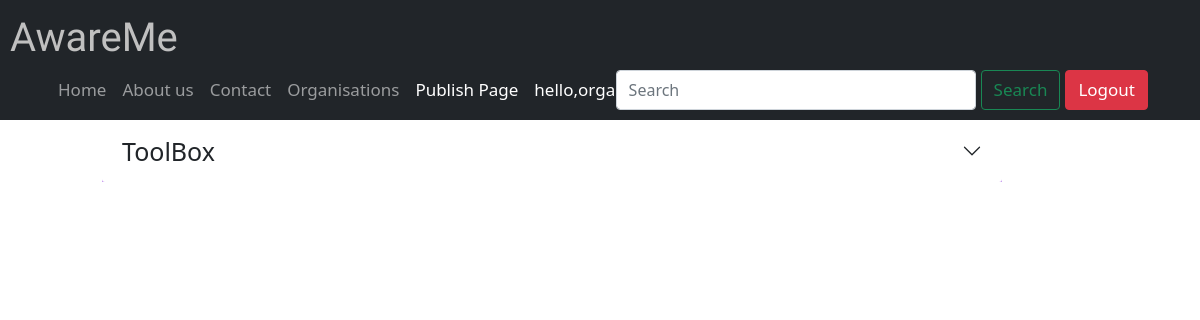
The page /awareme/publishedFeed/ (signed in) on the database as committed earlier.
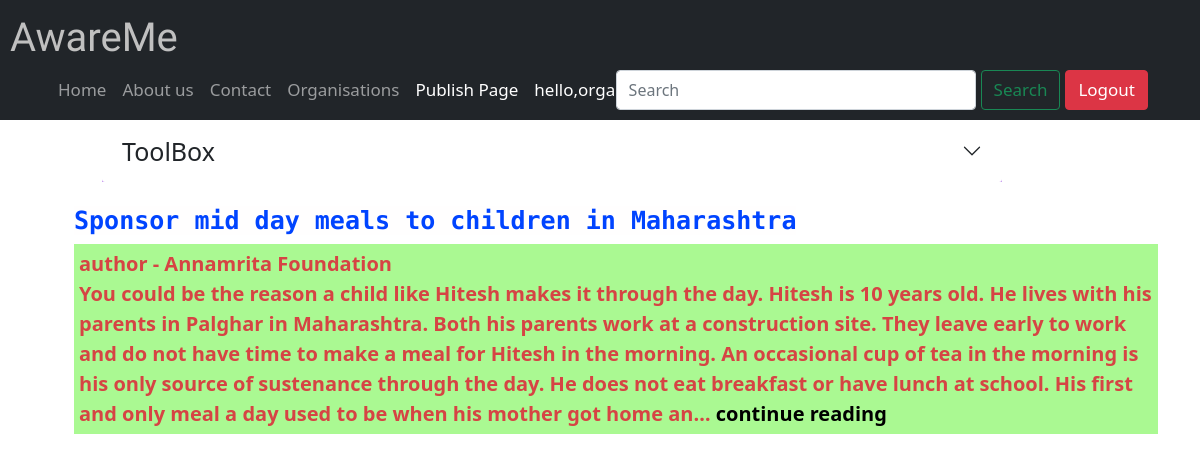
The same page on the database as committed later.
### awaremeapp/models.py (models this page shows, shortened)
class OrgFeed(models.Model):
    user=models.ForeignKey(User,on_delete=models.CASCADE,null=True,blank=True)
    title=models.CharField(blank=True,null=True,max_length=250)
    brief=models.TextField(blank=True,null=True)
    author=models.CharField(blank=True,null=True,max_length=250)
    locations=models.CharField(max_length=100,null=True)
    timestamp = models.DateTimeField(default=now)

### awaremeapp/decorators.py (the view)
        def wrapper_func(request,*args,**kwargs):
            group=None
            if request.user.groups.exists():
                group=request.user.groups.all()[0].name
            if group in allowed_roles:
                return view_func(request,*args,**kwargs)
            else:
                return HttpResponse('error page not found')

### awaremeapp/views.py (called while the page is built)
@allowed_user(allowed_roles=['admin','NGO'])
@login_required(login_url='login')
def refineFeed(request):
    user=request.user
    org=OrgFeed.objects.all().filter(user=user)
    context={'org':org}
    return render(request, "awaremeapp/refinefeed.html",context)

### templates/awaremeapp/refinefeed.html (shortened to what this page needs)
{% extends 'awaremeapp/orgbase.html' %}
{% block newsactive %} active {% endblock newsactive %}
{% block content %}
<div class="container" >
    <div class="accordion accordion-flush" style="width: 75vw;position: relative;left: 5vw;" id="accordionFlushExample">
        <div class="accordion-item" style="background-color: rgba(184, 129, 235, 0.822);">
            <h2 class="accordion-header" id="flush-headingOne">
                <button class="accordion-button collapsed" type="button" data-bs-toggle="collapse"
                    data-bs-target="#flush-collapseOne" aria-expanded="false" style="font-size: 25px;text-align: center;" aria-controls="flush-collapseOne">
                    ToolBox
                </button>
            </h2>
        </div>
    </div>
    <br>
    <ol style="list-style: none;">
        {% for feeds in org %}
        <li>
            <h5><a class="text-dark"
                    style="background-color: rgba(255, 254, 254, 0.637);;text-decoration: none;font-size: 25px; font-family: 'Roboto Mono', monospace;"
                    href="{% url 'newsFeed' feeds.id %}"><b style="color: rgb(0, 68, 255);">{{feeds.title}}</b></a></h5>
        </li>
        <p
            style="background-color: rgba(144, 247, 112, 0.76);font-weight: bold;font-size: 20px;color:rgb(214, 68, 68);padding-bottom: 5px;padding-left: 5px;padding-top: 5px;padding-right: 5px;">
            author - {{feeds.author}}<br>
            {{feeds.brief|truncatechars:500}}
            <a class="" style="text-decoration: none;color:black;" href="{% url 'newsFeed' feeds.id %}"><b>continue
                    reading</b></a>
        </p>
        {% endfor %}
    </ol>
</div>
{% endblock %}

### templates/awaremeapp/orgbase.html (shortened to what this page needs)
{% load static %}
<!DOCTYPE html>
<html lang="en">
<head>
  <link href="https://cdn.jsdelivr.net/npm/bootstrap@5.0.0/dist/css/bootstrap.min.css" rel="stylesheet"
>
  <link rel="stylesheet" href="{% static '/css/static.css' %}">
</head>
<body style="background: url('/static/images/do.jpg') no-repeat fixed center;background-size: cover;">
  <nav class="navbar navbar-expand-lg navbar-dark bg-dark sticky-top navflex ">
    <div >
    <a class="navbar-brand" id="font" style="margin-left:10px;" href="/">AwareMe</a>
      <div class="collapse navbar-collapse" id="navbarSupportedContent" style="margin-left:50px;">
        <ul class="navbar-nav me-0 mb-2 mb-lg-0">
          <li class="nav-item">
            <a class="nav-link size {% block homeactive %} {% endblock homeactive %}" aria-current="page"
              href="{% url 'listFeed'%}">Home</a>
          </li>
          <li class="nav-item">
            <a class="nav-link size {% block aboutactive %} {% endblock aboutactive %}" aria-current="page"
              href="{% url 'aboutus' %}">About us<a>
          </li>
          <li class="nav-item">
            <a class="nav-link size {% block contactactive %} {% endblock contactactive %}" aria-current="page"
              href="{% url 'contact' %}">Contact</a>
          </li>
          <li class="nav-item">
            <a class="nav-link size {% block organistionactive %} {% endblock organistionactive %}" aria-current="page"
              href="{% url 'details' %}">Organisations</a>
          </li>
          {% for group in request.user.groups.all %}
          {% if group.name == 'NGO' %}
          <li class="nav-item">
            <a class="nav-link size {% block newsactive %} {% endblock newsactive %} " href="{% url 'publishedFeed' %}">Publish Page</a>
          </li>
          {%endif%}
          {%endfor%}
          <li class="nav-item ">
            <a class="nav-link size active" aria-current="page">hello,{{request.user}}</a>
          </li>
        </ul>
        <form class="d-flex" method="GET" action="{% url 'search' %}">
          <input class="form-control inoutlog wid " type="search" placeholder="Search" name="query" id="query"
            aria-label="Search">
          <button class="btn btn-outline-success size mx-1 inoutlog" type="submit">Search</button>
        </form>
        <div>
          {% if user.is_authenticated %}
          <a class="btn btn-danger size  inoutlog " href="{% url 'logout' %}">Logout</a>
          {% else %}
          <a class="btn btn-danger size inoutlog" href="{% url 'login' %}">Login</a>
          {% endif %}
      </div>
      </div>
    </div>
  </nav>
  {% block content %}
  {% endblock %}
</body>
</html>

Rows that differ between the two databases and show on the page:
now on this page (row edited): OrgFeed: title "Sponsor mid day meals to children in Maharashtra", author "Annamrita Foundation", brief "You could be the reason a child like Hitesh makes it through the day. Hitesh is 10 years old. He lives with his parents in Palghar in Maharashtra. Both his parents work at a construction site. They leave early to work and do not have time to make a meal for Hitesh in the morning. An occasional cup of tea in the morning is his only source of sustenance through the day. He does not eat breakfast or have lunch at school. His first and only meal a day used to be when his mother got home an…"
